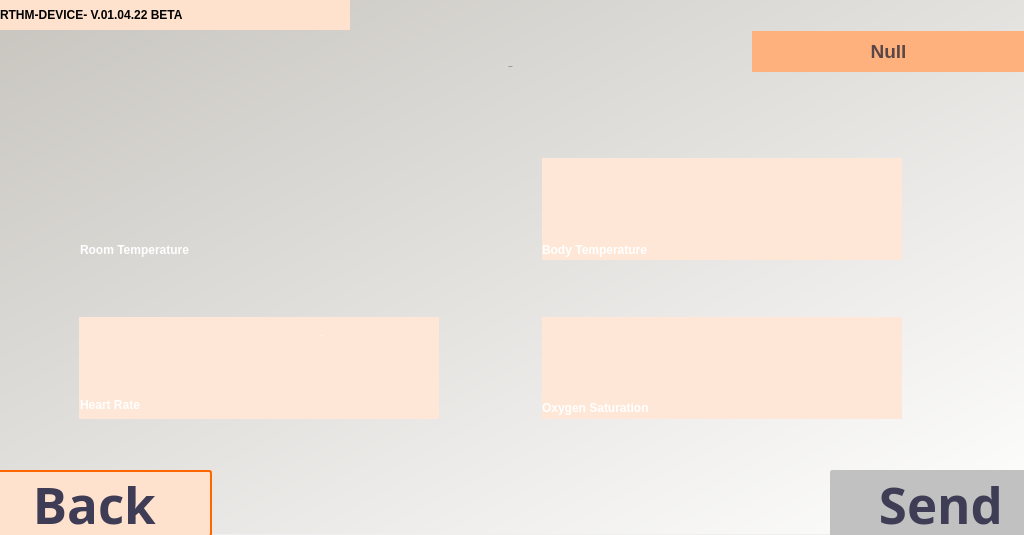
<?xml version="1.0" encoding="UTF-8"?>
<ui version="4.0">
 <class>Form</class>
 <widget class="QWidget" name="Form">
  <property name="geometry">
   <rect>
    <x>0</x>
    <y>0</y>
    <width>1024</width>
    <height>535</height>
   </rect>
  </property>
  <property name="windowTitle">
   <string>Form</string>
  </property>
  <widget class="QLabel" name="label">
   <property name="geometry">
    <rect>
     <x>0</x>
     <y>0</y>
     <width>1024</width>
     <height>534</height>
    </rect>
   </property>
   <property name="styleSheet">
    <string notr="true">background-color:qlineargradient(spread:pad, x1:0.005, y1:0, x2:1, y2:1, stop:0 rgba(200, 197, 191, 255), stop:1 rgba(255, 255, 255, 255))</string>
   </property>
   <property name="text">
    <string/>
   </property>
  </widget>
  <widget class="QPushButton" name="btnInfo">
   <property name="geometry">
    <rect>
     <x>0</x>
     <y>0</y>
     <width>350</width>
     <height>30</height>
    </rect>
   </property>
   <property name="styleSheet">
    <string notr="true">text-align: left;
border: none;
background-color: #FFE2CE;
font: 12pt &quot;Montserrat&quot;;
font-weight: bold;</string>
   </property>
   <property name="text">
    <string>RTHM-DEVICE- V.01.04.22 BETA</string>
   </property>
  </widget>
  <widget class="QPushButton" name="btnInfo_2">
   <property name="geometry">
    <rect>
     <x>322</x>
     <y>0</y>
     <width>30</width>
     <height>30</height>
    </rect>
   </property>
   <property name="styleSheet">
    <string notr="true">background-color: transparent;
border:none;</string>
   </property>
   <property name="text">
    <string/>
   </property>
   <property name="icon">
    <iconset>
     <normaloff>../images/icons/i.png</normaloff>../images/icons/i.png</iconset>
   </property>
  </widget>
  <widget class="QLabel" name="lblNamePlaceholder">
   <property name="geometry">
    <rect>
     <x>752</x>
     <y>31</y>
     <width>273</width>
     <height>41</height>
    </rect>
   </property>
   <property name="styleSheet">
    <string notr="true">background-color:#FFB17D;
font: 22px &quot;Montserrat&quot;;
font-weight: bold;</string>
   </property>
   <property name="text">
    <string/>
   </property>
  </widget>
  <widget class="QLabel" name="lblName">
   <property name="geometry">
    <rect>
     <x>752</x>
     <y>31</y>
     <width>273</width>
     <height>41</height>
    </rect>
   </property>
   <property name="styleSheet">
    <string notr="true">color: #594646;
font: 22px &quot;Montserrat&quot;;
font-weight: bold;</string>
   </property>
   <property name="text">
    <string>&lt;html&gt;&lt;head/&gt;&lt;body&gt;&lt;p&gt;&lt;span style=&quot; font-size:14pt; font-weight:600;&quot;&gt;Null&lt;/span&gt;&lt;/p&gt;&lt;/body&gt;&lt;/html&gt;</string>
   </property>
   <property name="alignment">
    <set>Qt::AlignCenter</set>
   </property>
  </widget>
  <widget class="QLabel" name="label_3">
   <property name="geometry">
    <rect>
     <x>708</x>
     <y>10</y>
     <width>100</width>
     <height>90</height>
    </rect>
   </property>
   <property name="text">
    <string/>
   </property>
   <property name="pixmap">
    <pixmap>../images/icons/namedesign.png</pixmap>
   </property>
   <property name="scaledContents">
    <bool>true</bool>
   </property>
   <property name="alignment">
    <set>Qt::AlignCenter</set>
   </property>
  </widget>
  <widget class="QPushButton" name="btnBack">
   <property name="geometry">
    <rect>
     <x>-10</x>
     <y>470</y>
     <width>222</width>
     <height>67</height>
    </rect>
   </property>
   <property name="font">
    <font>
     <family>Montserrat</family>
     <pointsize>38</pointsize>
     <weight>75</weight>
     <italic>false</italic>
     <bold>true</bold>
    </font>
   </property>
   <property name="toolTip">
    <string>&lt;html&gt;&lt;head/&gt;&lt;body&gt;&lt;p&gt;&lt;span style=&quot; font-size:8pt;&quot;&gt;GO BACK TO HOME&lt;/span&gt;&lt;/p&gt;&lt;/body&gt;&lt;/html&gt;</string>
   </property>
   <property name="styleSheet">
    <string notr="true">color: #3F3D56;
background-color: #FFE2CE;
border-radius: 3px;
border:2px solid  rgb(255, 102, 0);
padding: 4px;
font: 38pt &quot;Montserrat&quot;;
font-weight: bold;</string>
   </property>
   <property name="text">
    <string>Back </string>
   </property>
  </widget>
  <widget class="QPushButton" name="btnBack_2">
   <property name="geometry">
    <rect>
     <x>170</x>
     <y>450</y>
     <width>64</width>
     <height>64</height>
    </rect>
   </property>
   <property name="styleSheet">
    <string notr="true">icon-size: 64px;
background-color: transparent;
border: none;</string>
   </property>
   <property name="text">
    <string/>
   </property>
   <property name="icon">
    <iconset>
     <normaloff>../images/icons/btnBack.png</normaloff>../images/icons/btnBack.png</iconset>
   </property>
  </widget>
  <widget class="QLabel" name="lblNotice">
   <property name="geometry">
    <rect>
     <x>200</x>
     <y>70</y>
     <width>551</width>
     <height>62</height>
    </rect>
   </property>
   <property name="frameShape">
    <enum>QFrame::NoFrame</enum>
   </property>
   <property name="text">
    <string/>
   </property>
   <property name="alignment">
    <set>Qt::AlignCenter</set>
   </property>
  </widget>
  <widget class="QPushButton" name="btnNext">
   <property name="enabled">
    <bool>false</bool>
   </property>
   <property name="geometry">
    <rect>
     <x>830</x>
     <y>470</y>
     <width>222</width>
     <height>67</height>
    </rect>
   </property>
   <property name="font">
    <font>
     <family>Montserrat</family>
     <pointsize>38</pointsize>
     <weight>75</weight>
     <italic>false</italic>
     <bold>true</bold>
    </font>
   </property>
   <property name="toolTip">
    <string>&lt;html&gt;&lt;head/&gt;&lt;body&gt;&lt;p&gt;&lt;span style=&quot; font-size:8pt;&quot;&gt;send the data&lt;/span&gt;&lt;/p&gt;&lt;/body&gt;&lt;/html&gt;</string>
   </property>
   <property name="layoutDirection">
    <enum>Qt::RightToLeft</enum>
   </property>
   <property name="styleSheet">
    <string notr="true">color: #3F3D56;
background-color: rgb(193, 193, 193);
border-radius: 3px;
border:2px solid  rgb(193, 193, 193);
padding: 4px;
font: 38pt &quot;Montserrat&quot;;
font-weight: bold;</string>
   </property>
   <property name="text">
    <string>Send</string>
   </property>
  </widget>
  <widget class="QPushButton" name="btnNext_2">
   <property name="enabled">
    <bool>false</bool>
   </property>
   <property name="geometry">
    <rect>
     <x>800</x>
     <y>450</y>
     <width>64</width>
     <height>64</height>
    </rect>
   </property>
   <property name="styleSheet">
    <string notr="true">icon-size: 64px;
background-color: transparent;
border: none;</string>
   </property>
   <property name="text">
    <string/>
   </property>
   <property name="icon">
    <iconset>
     <normaloff>../images/icons/Send(2).png</normaloff>../images/icons/Send(2).png</iconset>
   </property>
  </widget>
  <widget class="QLabel" name="label_4">
   <property name="geometry">
    <rect>
     <x>91</x>
     <y>169</y>
     <width>360</width>
     <height>102</height>
    </rect>
   </property>
   <property name="text">
    <string/>
   </property>
   <property name="pixmap">
    <pixmap>../images/icons/shadow.png</pixmap>
   </property>
  </widget>
  <widget class="QLabel" name="label_5">
   <property name="geometry">
    <rect>
     <x>79</x>
     <y>158</y>
     <width>360</width>
     <height>102</height>
    </rect>
   </property>
   <property name="text">
    <string/>
   </property>
   <property name="pixmap">
    <pixmap>../images/icons/front.png</pixmap>
   </property>
  </widget>
  <widget class="QLabel" name="label_6">
   <property name="geometry">
    <rect>
     <x>554</x>
     <y>169</y>
     <width>360</width>
     <height>102</height>
    </rect>
   </property>
   <property name="text">
    <string/>
   </property>
   <property name="pixmap">
    <pixmap>../images/icons/shadow.png</pixmap>
   </property>
  </widget>
  <widget class="QLabel" name="label_7">
   <property name="geometry">
    <rect>
     <x>542</x>
     <y>158</y>
     <width>360</width>
     <height>102</height>
    </rect>
   </property>
   <property name="styleSheet">
    <string notr="true">background: #FFE7D7;</string>
   </property>
   <property name="text">
    <string/>
   </property>
  </widget>
  <widget class="QLabel" name="label_8">
   <property name="geometry">
    <rect>
     <x>91</x>
     <y>328</y>
     <width>360</width>
     <height>102</height>
    </rect>
   </property>
   <property name="text">
    <string/>
   </property>
   <property name="pixmap">
    <pixmap>../images/icons/shadow.png</pixmap>
   </property>
  </widget>
  <widget class="QLabel" name="label_9">
   <property name="geometry">
    <rect>
     <x>79</x>
     <y>317</y>
     <width>360</width>
     <height>102</height>
    </rect>
   </property>
   <property name="styleSheet">
    <string notr="true">background: #FFE7D7;</string>
   </property>
   <property name="text">
    <string/>
   </property>
  </widget>
  <widget class="QLabel" name="label_10">
   <property name="geometry">
    <rect>
     <x>554</x>
     <y>328</y>
     <width>360</width>
     <height>102</height>
    </rect>
   </property>
   <property name="text">
    <string/>
   </property>
   <property name="pixmap">
    <pixmap>../images/icons/shadow.png</pixmap>
   </property>
  </widget>
  <widget class="QLabel" name="label_11">
   <property name="geometry">
    <rect>
     <x>542</x>
     <y>317</y>
     <width>360</width>
     <height>102</height>
    </rect>
   </property>
   <property name="styleSheet">
    <string notr="true">background: #FFE7D7;</string>
   </property>
   <property name="text">
    <string/>
   </property>
  </widget>
  <widget class="QLabel" name="lblHeartRate">
   <property name="geometry">
    <rect>
     <x>116</x>
     <y>331</y>
     <width>191</width>
     <height>70</height>
    </rect>
   </property>
   <property name="font">
    <font>
     <family>Montserrat</family>
     <pointsize>-1</pointsize>
     <weight>75</weight>
     <italic>false</italic>
     <bold>true</bold>
    </font>
   </property>
   <property name="styleSheet">
    <string notr="true">color: #ffffff;
font: 60px &quot;Montserrat&quot;;
font-weight: bold;</string>
   </property>
   <property name="text">
    <string>-</string>
   </property>
   <property name="alignment">
    <set>Qt::AlignCenter</set>
   </property>
  </widget>
  <widget class="QLabel" name="lblCelcius_2">
   <property name="geometry">
    <rect>
     <x>272</x>
     <y>318</y>
     <width>100</width>
     <height>35</height>
    </rect>
   </property>
   <property name="font">
    <font>
     <family>Montserrat</family>
     <pointsize>-1</pointsize>
     <weight>75</weight>
     <italic>false</italic>
     <bold>true</bold>
    </font>
   </property>
   <property name="styleSheet">
    <string notr="true">color: #ffffff;
font: 20px &quot;Montserrat&quot;;
font-weight: bold;</string>
   </property>
   <property name="text">
    <string>Bpm</string>
   </property>
   <property name="alignment">
    <set>Qt::AlignCenter</set>
   </property>
  </widget>
  <widget class="QLabel" name="lblRoomTemp">
   <property name="geometry">
    <rect>
     <x>107</x>
     <y>169</y>
     <width>278</width>
     <height>70</height>
    </rect>
   </property>
   <property name="font">
    <font>
     <family>Montserrat</family>
     <pointsize>-1</pointsize>
     <weight>75</weight>
     <italic>false</italic>
     <bold>true</bold>
    </font>
   </property>
   <property name="styleSheet">
    <string notr="true">color: #ffffff;
font: 60px &quot;Montserrat&quot;;
font-weight: bold;</string>
   </property>
   <property name="text">
    <string>-</string>
   </property>
   <property name="alignment">
    <set>Qt::AlignCenter</set>
   </property>
  </widget>
  <widget class="QLabel" name="label_12">
   <property name="geometry">
    <rect>
     <x>80</x>
     <y>235</y>
     <width>210</width>
     <height>30</height>
    </rect>
   </property>
   <property name="styleSheet">
    <string notr="true">color: #ffffff;
font: 20px &quot;Montserrat&quot;;
font-weight: bold;</string>
   </property>
   <property name="text">
    <string>Room Temperature</string>
   </property>
  </widget>
  <widget class="QLabel" name="label_13">
   <property name="geometry">
    <rect>
     <x>542</x>
     <y>235</y>
     <width>210</width>
     <height>30</height>
    </rect>
   </property>
   <property name="styleSheet">
    <string notr="true">color: #ffffff;
font: 20px &quot;Montserrat&quot;;
font-weight: bold;</string>
   </property>
   <property name="text">
    <string>Body Temperature</string>
   </property>
  </widget>
  <widget class="QLabel" name="lblBodyTemp">
   <property name="geometry">
    <rect>
     <x>568</x>
     <y>169</y>
     <width>278</width>
     <height>70</height>
    </rect>
   </property>
   <property name="font">
    <font>
     <family>Montserrat</family>
     <pointsize>-1</pointsize>
     <weight>75</weight>
     <italic>false</italic>
     <bold>true</bold>
    </font>
   </property>
   <property name="styleSheet">
    <string notr="true">color: #ffffff;
font: 60px &quot;Montserrat&quot;;
font-weight: bold;</string>
   </property>
   <property name="text">
    <string>-</string>
   </property>
   <property name="alignment">
    <set>Qt::AlignCenter</set>
   </property>
  </widget>
  <widget class="QLabel" name="label_14">
   <property name="geometry">
    <rect>
     <x>542</x>
     <y>393</y>
     <width>210</width>
     <height>30</height>
    </rect>
   </property>
   <property name="styleSheet">
    <string notr="true">color: #ffffff;
font: 20px &quot;Montserrat&quot;;
font-weight: bold;</string>
   </property>
   <property name="text">
    <string>Oxygen Saturation</string>
   </property>
  </widget>
  <widget class="QLabel" name="lblOxygenLevel">
   <property name="geometry">
    <rect>
     <x>581</x>
     <y>333</y>
     <width>251</width>
     <height>70</height>
    </rect>
   </property>
   <property name="font">
    <font>
     <family>Montserrat</family>
     <pointsize>-1</pointsize>
     <weight>75</weight>
     <italic>false</italic>
     <bold>true</bold>
    </font>
   </property>
   <property name="styleSheet">
    <string notr="true">color: #ffffff;
font: 60px &quot;Montserrat&quot;;
font-weight: bold;</string>
   </property>
   <property name="text">
    <string>-</string>
   </property>
   <property name="alignment">
    <set>Qt::AlignCenter</set>
   </property>
  </widget>
  <widget class="QLabel" name="label_15">
   <property name="geometry">
    <rect>
     <x>360</x>
     <y>177</y>
     <width>64</width>
     <height>64</height>
    </rect>
   </property>
   <property name="text">
    <string/>
   </property>
   <property name="pixmap">
    <pixmap>../images/hometemp.png</pixmap>
   </property>
   <property name="scaledContents">
    <bool>true</bool>
   </property>
   <property name="alignment">
    <set>Qt::AlignCenter</set>
   </property>
  </widget>
  <widget class="QLabel" name="label_16">
   <property name="geometry">
    <rect>
     <x>821</x>
     <y>174</y>
     <width>72</width>
     <height>72</height>
    </rect>
   </property>
   <property name="text">
    <string/>
   </property>
   <property name="pixmap">
    <pixmap>../images/icons/bodytemp.png</pixmap>
   </property>
   <property name="scaledContents">
    <bool>true</bool>
   </property>
  </widget>
  <widget class="QLabel" name="label_17">
   <property name="geometry">
    <rect>
     <x>370</x>
     <y>339</y>
     <width>61</width>
     <height>61</height>
    </rect>
   </property>
   <property name="text">
    <string/>
   </property>
   <property name="pixmap">
    <pixmap>../images/icons/heart.png</pixmap>
   </property>
   <property name="scaledContents">
    <bool>true</bool>
   </property>
  </widget>
  <widget class="QLabel" name="label_18">
   <property name="geometry">
    <rect>
     <x>821</x>
     <y>335</y>
     <width>72</width>
     <height>80</height>
    </rect>
   </property>
   <property name="text">
    <string/>
   </property>
   <property name="pixmap">
    <pixmap>../images/icons/blood.png</pixmap>
   </property>
   <property name="scaledContents">
    <bool>false</bool>
   </property>
  </widget>
  <widget class="QLabel" name="lblScanning">
   <property name="geometry">
    <rect>
     <x>285</x>
     <y>26</y>
     <width>451</width>
     <height>81</height>
    </rect>
   </property>
   <property name="font">
    <font>
     <family>Montserrat</family>
     <pointsize>-1</pointsize>
     <weight>75</weight>
     <italic>false</italic>
     <bold>true</bold>
    </font>
   </property>
   <property name="styleSheet">
    <string notr="true">color: #594646;
font: 48px &quot;Montserrat&quot;;
font-weight: bold;</string>
   </property>
   <property name="text">
    <string>Scanner</string>
   </property>
   <property name="alignment">
    <set>Qt::AlignCenter</set>
   </property>
  </widget>
  <widget class="QLabel" name="label_2">
   <property name="geometry">
    <rect>
     <x>60</x>
     <y>140</y>
     <width>50</width>
     <height>50</height>
    </rect>
   </property>
   <property name="text">
    <string/>
   </property>
   <property name="pixmap">
    <pixmap>../images/icons/1.png</pixmap>
   </property>
   <property name="scaledContents">
    <bool>true</bool>
   </property>
  </widget>
  <widget class="QLabel" name="label_19">
   <property name="geometry">
    <rect>
     <x>520</x>
     <y>140</y>
     <width>50</width>
     <height>50</height>
    </rect>
   </property>
   <property name="text">
    <string/>
   </property>
   <property name="pixmap">
    <pixmap>../images/icons/2.png</pixmap>
   </property>
   <property name="scaledContents">
    <bool>true</bool>
   </property>
  </widget>
  <widget class="QLabel" name="label_20">
   <property name="geometry">
    <rect>
     <x>60</x>
     <y>300</y>
     <width>50</width>
     <height>50</height>
    </rect>
   </property>
   <property name="text">
    <string/>
   </property>
   <property name="pixmap">
    <pixmap>../images/icons/3.png</pixmap>
   </property>
   <property name="scaledContents">
    <bool>true</bool>
   </property>
  </widget>
  <widget class="QLabel" name="label_21">
   <property name="geometry">
    <rect>
     <x>520</x>
     <y>300</y>
     <width>50</width>
     <height>50</height>
    </rect>
   </property>
   <property name="text">
    <string/>
   </property>
   <property name="pixmap">
    <pixmap>../images/icons/4.png</pixmap>
   </property>
   <property name="scaledContents">
    <bool>true</bool>
   </property>
  </widget>
  <widget class="QLabel" name="label_22">
   <property name="geometry">
    <rect>
     <x>80</x>
     <y>390</y>
     <width>210</width>
     <height>30</height>
    </rect>
   </property>
   <property name="styleSheet">
    <string notr="true">color: #ffffff;
font: 20px &quot;Montserrat&quot;;
font-weight: bold;</string>
   </property>
   <property name="text">
    <string>Heart Rate</string>
   </property>
  </widget>
  <widget class="QPushButton" name="btnRescan">
   <property name="geometry">
    <rect>
     <x>920</x>
     <y>90</y>
     <width>61</width>
     <height>71</height>
    </rect>
   </property>
   <property name="toolTip">
    <string>&lt;html&gt;&lt;head/&gt;&lt;body&gt;&lt;p&gt;reload scanner&lt;/p&gt;&lt;/body&gt;&lt;/html&gt;</string>
   </property>
   <property name="styleSheet">
    <string notr="true">background-color:transparent;
icon-size:60px;
border:none;</string>
   </property>
   <property name="text">
    <string/>
   </property>
   <property name="icon">
    <iconset>
     <normaloff>../images/icons/btnRescan.png</normaloff>../images/icons/btnRescan.png</iconset>
   </property>
  </widget>
 </widget>
 <resources/>
 <connections/>
</ui>
